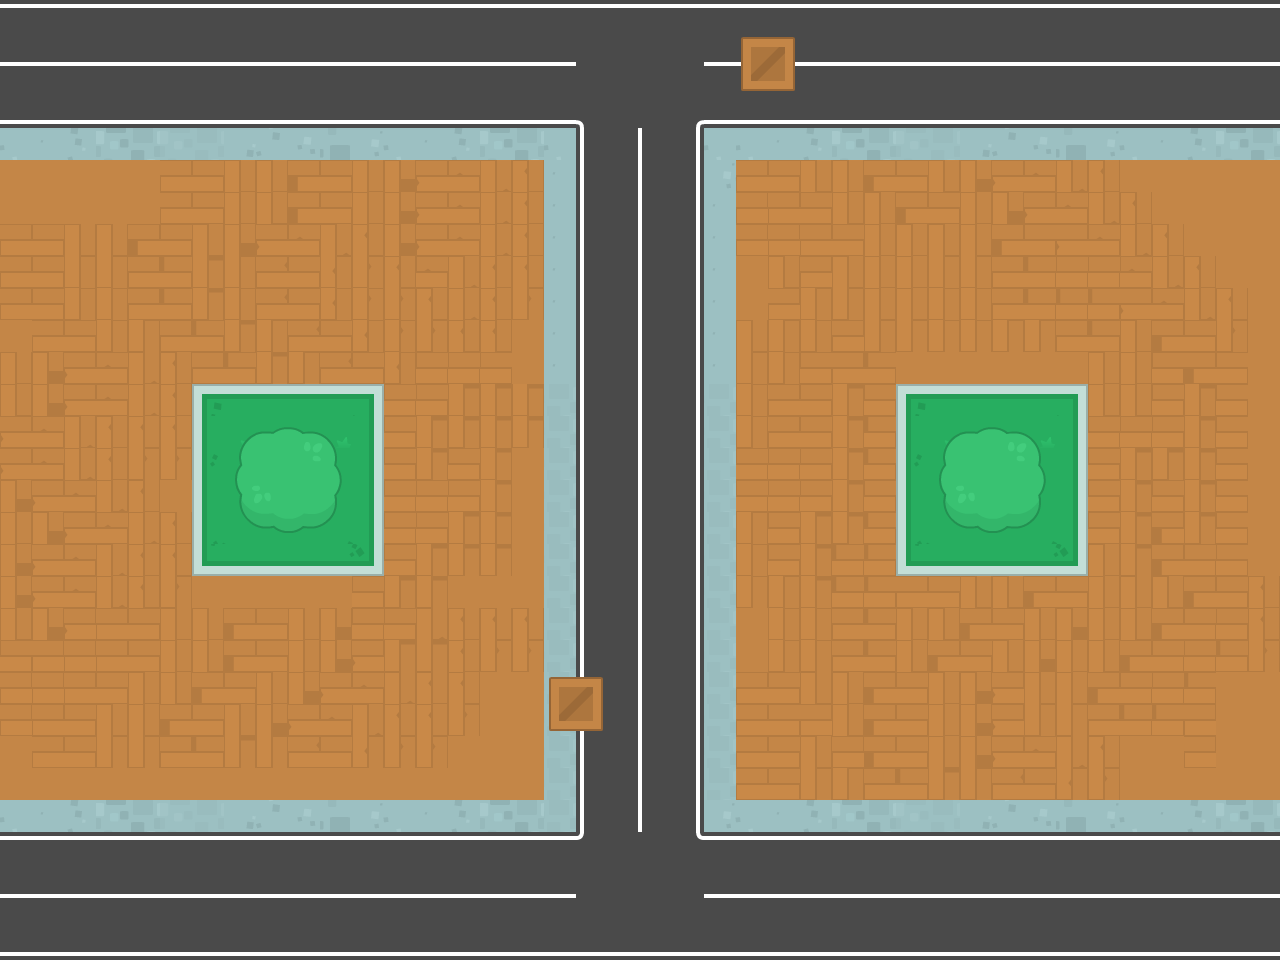

This game map was drawn from its Tiled (.tmx) file and the tilesets committed beside it. A one-line description and the full map source follow:
An orthogonal 40x30 tile map with 32x32 px tiles, 2 tile layers (Tilelaag 1, Tilelaag 2).

<map version="1.0" tiledversion="1.0.3" orientation="orthogonal" renderorder="right-down" width="40" height="30" tilewidth="32" tileheight="32" backgroundcolor="#000000" nextobjectid="1">
 <tileset firstgid="1" source="map3.tsx" />
 <layer name="Tilelaag 1" width="40" height="30">
  <data encoding="csv">
127,127,127,127,127,127,127,127,127,127,127,127,127,127,127,127,127,127,127,127,127,127,127,127,127,127,127,127,127,127,127,127,127,127,127,127,127,127,127,127,
234,234,234,234,234,234,234,234,234,234,234,234,234,234,234,234,234,234,125,125,125,125,234,234,234,234,234,234,234,234,234,234,234,234,234,234,234,234,234,234,
287,287,287,287,287,287,287,287,287,287,287,287,287,287,287,287,287,287,125,125,125,125,287,287,287,287,287,287,287,287,287,287,287,287,287,287,287,287,287,287,
289,290,290,290,290,290,290,290,290,290,290,290,290,290,290,289,290,289,185,237,237,184,290,290,290,290,290,290,290,290,290,290,290,290,290,290,289,290,289,290,
14,15,16,17,18,19,20,67,68,69,71,13,14,15,16,17,18,14,177,397,398,180,14,14,15,16,17,18,19,20,67,68,69,71,13,14,15,16,17,18,
1454,1455,1400,1401,1402,137,138,139,140,141,142,143,144,145,146,147,148,15,177,397,398,180,13,137,138,139,140,141,142,143,144,145,146,147,148,1457,1565,1565,1402,1403,
1508,1400,1401,1402,1403,137,138,139,140,141,142,143,144,145,146,147,148,15,177,397,398,180,15,137,137,138,139,140,141,142,143,144,145,146,147,148,1564,1565,1402,1403,
137,138,139,140,141,142,143,144,145,146,147,148,144,145,146,147,148,15,177,397,398,180,15,191,137,137,138,139,140,139,140,141,142,145,146,147,148,1401,1402,1403,
191,192,193,194,195,196,197,198,199,200,201,202,148,146,147,148,148,15,177,397,398,180,15,1457,139,137,139,139,140,193,194,195,196,142,142,146,147,148,1402,1403,
191,192,193,194,195,196,197,198,199,200,201,202,202,148,147,148,202,15,177,397,398,180,15,1402,137,193,193,139,139,193,194,195,196,196,196,145,146,147,148,1403,
1508,191,192,193,194,195,196,197,198,199,200,201,202,202,148,148,1400,15,177,397,398,180,15,139,193,194,195,193,193,193,193,193,194,195,196,140,141,142,202,1403,
143,144,145,146,147,148,195,196,197,198,199,200,201,142,142,142,1454,15,177,397,398,180,15,193,193,142,195,196,1400,1400,1400,1401,1402,1403,139,139,142,141,142,1403,
143,144,145,146,147,148,1339,1340,1340,1340,1340,1452,142,142,197,197,197,20,177,397,398,180,20,193,137,142,197,142,1339,1340,1340,1340,1340,1452,139,139,142,197,142,1403,
145,146,147,148,148,148,1501,1,1,1,1,1506,142,197,197,197,197,20,177,397,398,180,20,193,137,142,197,196,1501,1,1,1,1,1506,142,142,142,197,142,1403,
145,146,147,148,202,202,1501,1,740,741,1559,1506,142,197,142,197,1563,20,177,397,398,180,20,142,142,142,197,196,1501,1,740,741,1559,1506,142,197,197,197,142,1403,
144,145,146,147,148,1562,1501,1610,794,795,1613,1506,142,142,142,197,1563,20,177,397,398,180,20,142,142,142,197,142,1501,1610,794,795,1613,1506,142,197,142,197,142,1403,
143,144,145,146,147,148,1501,1664,1665,1666,1667,1506,142,142,197,197,1564,20,177,397,398,180,20,193,142,197,197,196,1501,1664,1665,1666,1667,1506,142,197,141,197,142,1403,
144,145,146,147,148,148,1717,1718,1719,1720,1721,142,142,197,197,197,1564,20,177,285,286,180,20,193,142,197,196,196,1717,1718,1719,1720,1721,1722,139,197,141,142,142,1403,
144,145,146,147,148,202,1563,1400,1401,1400,1401,142,197,197,1562,1563,1564,20,177,285,286,180,20,193,194,197,196,196,137,138,139,140,141,142,139,139,140,141,142,148,
143,144,145,137,138,139,140,141,142,143,144,142,142,147,148,148,148,20,177,285,286,180,20,1400,193,194,195,196,139,140,141,142,143,144,139,140,141,142,142,148,
142,137,137,137,138,139,140,141,142,143,144,145,197,197,148,202,202,20,177,285,286,180,20,1454,193,194,195,196,140,141,142,143,144,139,140,141,142,142,196,202,
137,191,137,138,139,140,141,142,143,144,145,146,147,148,148,1564,1565,20,177,285,286,180,20,137,138,139,140,141,142,143,144,145,139,140,141,142,142,196,1403,1403,
191,137,138,139,140,141,142,143,144,145,146,147,148,148,202,1564,1565,20,177,285,286,180,20,137,138,137,140,141,142,143,144,145,193,194,195,196,196,137,1457,1403,
1562,191,192,193,194,195,196,197,198,199,200,201,202,202,1564,1565,1563,20,177,285,286,180,20,137,138,139,137,141,142,143,144,145,146,147,148,1403,1403,137,1511,1403,
1400,1401,1402,1403,1562,1563,1564,1400,1401,1562,1508,1562,1562,1563,1400,1401,1402,20,177,285,286,180,20,191,192,193,194,195,196,197,198,199,200,201,202,1403,1457,1565,1565,1457,
14,15,16,17,18,19,20,67,68,69,71,13,14,15,16,17,18,20,177,285,286,180,13,14,15,16,17,18,19,20,67,68,69,71,13,14,15,16,17,18,
127,127,127,127,127,127,127,127,127,127,127,127,127,127,127,127,127,127,239,348,237,238,127,127,127,127,127,127,127,127,127,127,127,127,127,127,127,127,127,127,
234,234,234,234,234,234,234,234,234,234,234,234,234,234,234,234,234,234,236,236,236,236,234,234,234,234,234,234,234,234,234,234,234,234,234,234,234,234,234,234,
287,287,287,287,287,287,287,287,287,287,287,287,287,287,287,287,287,287,236,236,236,236,287,287,287,287,287,287,287,287,287,287,287,287,287,287,287,287,287,287,
289,289,289,289,289,289,289,289,289,289,289,289,289,289,289,289,289,289,289,289,289,289,290,289,289,289,289,289,289,289,289,289,289,289,289,289,289,289,289,290
</data>
 </layer>
 <layer name="Tilelaag 2" width="40" height="30">
  <data encoding="csv">
0,0,0,0,0,0,0,0,0,0,0,0,0,0,0,0,0,0,0,0,0,0,0,0,0,0,0,0,0,0,0,0,0,0,0,0,0,0,0,0,
0,0,0,0,0,0,0,0,0,0,0,0,0,0,0,0,0,0,0,0,0,0,0,473,474,0,0,0,0,0,0,0,0,0,0,0,0,0,0,0,
0,0,0,0,0,0,0,0,0,0,0,0,0,0,0,0,0,0,0,0,0,0,0,527,528,0,0,0,0,0,0,0,0,0,0,0,0,0,0,0,
0,0,0,0,0,0,0,0,0,0,0,0,0,0,0,0,0,0,0,0,0,0,0,0,0,0,0,0,0,0,0,0,0,0,0,0,0,0,0,0,
0,0,0,0,0,0,0,0,0,0,0,0,0,0,0,0,0,0,0,0,0,0,0,0,0,0,0,0,0,0,0,0,0,0,0,0,0,0,0,0,
0,0,0,0,0,0,0,0,0,0,0,0,0,0,0,0,0,0,0,0,0,0,0,0,0,0,0,0,0,0,0,0,0,0,0,0,0,0,0,0,
0,0,0,0,0,0,0,0,0,0,0,0,0,0,0,0,0,0,0,0,0,0,0,0,0,0,0,0,0,0,0,0,0,0,0,0,0,0,0,0,
0,0,0,0,0,0,0,0,0,0,0,0,0,0,0,0,0,0,0,0,0,0,0,0,0,0,0,0,0,0,0,0,0,0,0,0,0,0,0,0,
0,0,0,0,0,0,0,0,0,0,0,0,0,0,0,0,0,0,0,0,0,0,0,0,0,0,0,0,0,0,0,0,0,0,0,0,0,0,0,0,
0,0,0,0,0,0,0,0,0,0,0,0,0,0,0,0,0,0,0,0,0,0,0,0,0,0,0,0,0,0,0,0,0,0,0,0,0,0,0,0,
0,0,0,0,0,0,0,0,0,0,0,0,0,0,0,0,0,0,0,0,0,0,0,0,0,0,0,0,0,0,0,0,0,0,0,0,0,0,0,0,
0,0,0,0,0,0,0,0,0,0,0,0,0,0,0,0,0,0,0,0,0,0,0,0,0,0,0,0,0,0,0,0,0,0,0,0,0,0,0,0,
0,0,0,0,0,0,1339,1340,1341,1342,1343,1344,0,0,0,0,0,0,0,0,0,0,0,0,0,0,0,0,1339,1340,1341,1342,1343,1344,0,0,0,0,0,0,
0,0,0,0,0,0,1501,685,686,687,688,1506,0,0,0,0,0,0,0,0,0,0,0,0,0,0,0,0,1501,685,686,687,688,1506,0,0,0,0,0,0,
0,0,0,0,0,0,1555,739,0,0,742,1560,0,0,0,0,0,0,0,0,0,0,0,0,0,0,0,0,1555,739,0,0,742,1560,0,0,0,0,0,0,
0,0,0,0,0,0,1609,793,0,0,796,1614,0,0,0,0,0,0,0,0,0,0,0,0,0,0,0,0,1609,793,0,0,796,1614,0,0,0,0,0,0,
0,0,0,0,0,0,1663,847,848,849,850,1668,0,0,0,0,0,0,0,0,0,0,0,0,0,0,0,0,1663,847,848,849,850,1668,0,0,0,0,0,0,
0,0,0,0,0,0,1393,1394,1395,1396,1397,1398,0,0,0,0,0,0,0,0,0,0,0,0,0,0,0,0,1393,1394,1395,1396,1397,1398,0,0,0,0,0,0,
0,0,0,0,0,0,0,0,0,0,0,0,0,0,0,0,0,0,0,0,0,0,0,0,0,0,0,0,0,0,0,0,0,0,0,0,0,0,0,0,
0,0,0,0,0,0,0,0,0,0,0,0,0,0,0,0,0,0,0,0,0,0,0,0,0,0,0,0,0,0,0,0,0,0,0,0,0,0,0,0,
0,0,0,0,0,0,0,0,0,0,0,0,0,0,0,0,0,0,0,0,0,0,0,0,0,0,0,0,0,0,0,0,0,0,0,0,0,0,0,0,
0,0,0,0,0,0,0,0,0,0,0,0,0,0,0,0,0,473,474,0,0,0,0,0,0,0,0,0,0,0,0,0,0,0,0,0,0,0,0,0,
0,0,0,0,0,0,0,0,0,0,0,0,0,0,0,0,0,527,528,0,0,0,0,0,0,0,0,0,0,0,0,0,0,0,0,0,0,0,0,0,
0,0,0,0,0,0,0,0,0,0,0,0,0,0,0,0,0,0,0,0,0,0,0,0,0,0,0,0,0,0,0,0,0,0,0,0,0,0,0,0,
0,0,0,0,0,0,0,0,0,0,0,0,0,0,0,0,0,0,0,0,0,0,0,0,0,0,0,0,0,0,0,0,0,0,0,0,0,0,0,0,
0,0,0,0,0,0,0,0,0,0,0,0,0,0,0,0,0,0,0,0,0,0,0,0,0,0,0,0,0,0,0,0,0,0,0,0,0,0,0,0,
0,0,0,0,0,0,0,0,0,0,0,0,0,0,0,0,0,0,0,0,0,0,0,0,0,0,0,0,0,0,0,0,0,0,0,0,0,0,0,0,
0,0,0,0,0,0,0,0,0,0,0,0,0,0,0,0,0,0,0,0,0,0,0,0,0,0,0,0,0,0,0,0,0,0,0,0,0,0,0,0,
0,0,0,0,0,0,0,0,0,0,0,0,0,0,0,0,0,0,0,0,0,0,0,0,0,0,0,0,0,0,0,0,0,0,0,0,0,0,0,0,
0,0,0,0,0,0,0,0,0,0,0,0,0,0,0,0,0,0,0,0,0,0,0,0,0,0,0,0,0,0,0,0,0,0,0,0,0,0,0,0
</data>
 </layer>
</map>
